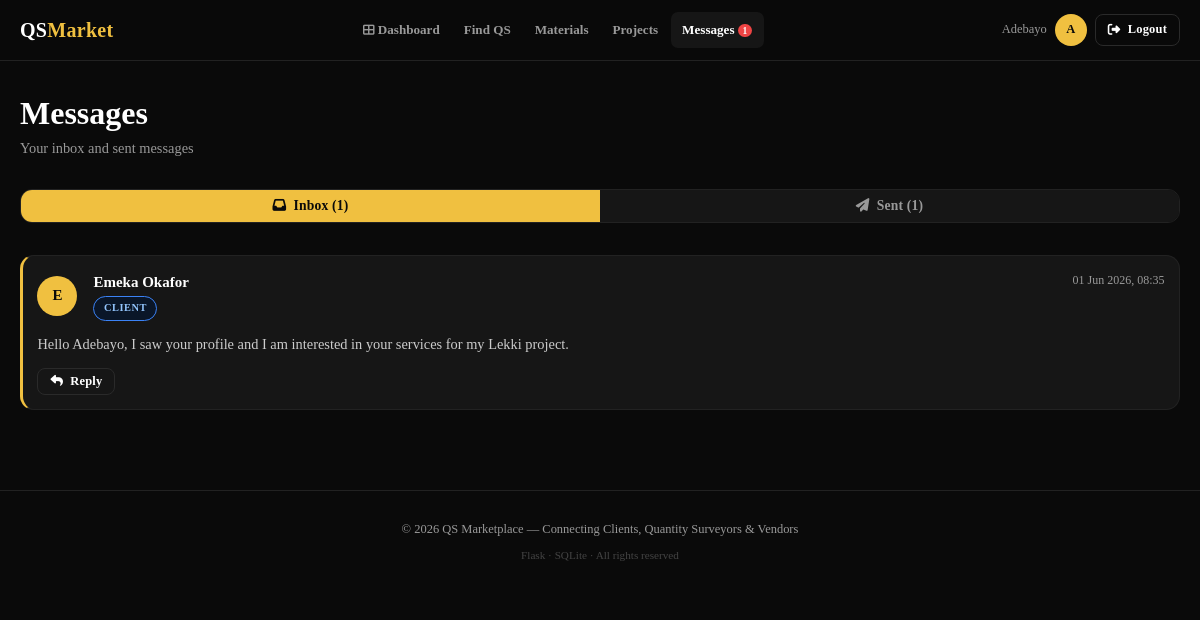
Screenshot of /messages (signed in) with the database file from the repository.
### app.py (models this page shows, shortened)
class User(UserMixin, db.Model):
    __tablename__ = 'users'
    id            = db.Column(db.Integer, primary_key=True)
    email         = db.Column(db.String(150), unique=True, nullable=False)
    password_hash = db.Column(db.String(255), nullable=False)
    role          = db.Column(db.String(20), nullable=False)   # admin/client/qs/vendor
    first_name    = db.Column(db.String(80))
    last_name     = db.Column(db.String(80))
    phone         = db.Column(db.String(30))
    location      = db.Column(db.String(120))
    bio           = db.Column(db.Text)
    avatar        = db.Column(db.String(200), default='default.png')
    status        = db.Column(db.String(20), default='pending')  # pending/active/suspended
    verified      = db.Column(db.Boolean, default=False)
    joined_at     = db.Column(db.DateTime, default=datetime.utcnow)
    last_login    = db.Column(db.DateTime)
    company_name      = db.Column(db.String(150))
    specialization    = db.Column(db.String(200))
    years_experience  = db.Column(db.Integer)
    certifications    = db.Column(db.Text)
    hourly_rate       = db.Column(db.Float)
    projects_posted   = db.relationship('Project', foreign_keys='Project.client_id', backref='client', lazy=True)
    bids              = db.relationship('Bid', backref='qs_user', lazy=True)
    materials         = db.relationship('Material', backref='vendor', lazy=True)
    sent_messages     = db.relationship('Message', foreign_keys='Message.sender_id', backref='sender', lazy=True)
    transactions      = db.relationship('Transaction', foreign_keys='Transaction.user_id', backref='user', lazy=True)
    @property
    def full_name(self): return f"{self.first_name or ''} {self.last_name or ''}".strip() or self.email

class Message(db.Model):
    __tablename__ = 'messages'
    id          = db.Column(db.Integer, primary_key=True)
    sender_id   = db.Column(db.Integer, db.ForeignKey('users.id'), nullable=False)
    receiver_id = db.Column(db.Integer, db.ForeignKey('users.id'), nullable=False)
    body        = db.Column(db.Text, nullable=False)
    read        = db.Column(db.Boolean, default=False)
    created_at  = db.Column(db.DateTime, default=datetime.utcnow)
    receiver    = db.relationship('User', foreign_keys=[receiver_id])

### app.py (the view)
@app.route('/messages')
@login_required
def messages():
    received = Message.query.filter_by(receiver_id=current_user.id).order_by(Message.created_at.desc()).all()
    sent     = Message.query.filter_by(sender_id=current_user.id).order_by(Message.created_at.desc()).all()
    Message.query.filter_by(receiver_id=current_user.id, read=False).update({'read': True})
    db.session.commit()
    return render_template('messages.html', received=received, sent=sent)

### app.py (called while the page is built)
@login_manager.user_loader
def load_user(uid): return User.query.get(int(uid))

def unread_count():
    if current_user.is_authenticated:
        return Message.query.filter_by(receiver_id=current_user.id, read=False).count()
    return 0

@app.context_processor
def inject_globals():
    return dict(unread=unread_count, now=datetime.utcnow())

### templates/messages.html (shortened to what this page needs)
{% extends 'base.html' %}
{% block content %}
<div class="main">
  <div class="page-header"><h1>Messages</h1><p>Your inbox and sent messages</p></div>
  <div style="display:flex;gap:0;border:1px solid var(--border);border-radius:12px;overflow:hidden;margin-bottom:2rem;">
    <button onclick="showTab('inbox')" id="tab-inbox" class="btn" style="flex:1;border-radius:0;border:none;background:var(--accent);color:var(--black);justify-content:center;">
      <i class="fa fa-inbox"></i> Inbox ({{ received|length }})
    </button>
    <button onclick="showTab('sent')" id="tab-sent" class="btn" style="flex:1;border-radius:0;border:none;background:var(--card);color:var(--grey);justify-content:center;">
      <i class="fa fa-paper-plane"></i> Sent ({{ sent|length }})
    </button>
  </div>
  <div id="pane-inbox">
    {% if received %}
    <div style="display:flex;flex-direction:column;gap:0.75rem;">
      {% for msg in received %}
      <div class="card card-sm" style="border-left:3px solid var(--accent);">
        <div class="flex justify-between items-start">
          <div class="flex items-center gap-2">
            <div style="width:40px;height:40px;border-radius:50%;background:var(--accent);color:var(--black);display:flex;align-items:center;justify-content:center;font-weight:700;flex-shrink:0;">
              {{ (msg.sender.first_name or msg.sender.email)[0].upper() }}
            </div>
            <div>
              <div style="font-weight:700;">{{ msg.sender.full_name }}</div>
              <div style="font-size:0.72rem;color:var(--grey);">
                <span class="badge badge-{{ msg.sender.role }}" style="font-size:0.65rem;">{{ msg.sender.role }}</span>
              </div>
            </div>
          </div>
          <div style="font-size:0.75rem;color:var(--grey);">{{ msg.created_at.strftime('%d %b %Y, %H:%M') }}</div>
        </div>
        <p style="margin-top:0.75rem;color:var(--light);font-size:0.9rem;line-height:1.6;">{{ msg.body }}</p>
        <div style="margin-top:0.75rem;">
          <button onclick="toggleReply('reply-{{ msg.id }}')" class="btn btn-outline btn-sm"><i class="fa fa-reply"></i> Reply</button>
        </div>
      </div>
      {% endfor %}
    </div>
    {% else %}<div class="card"><div class="empty"><i class="fa fa-inbox"></i><p>No messages yet.</p></div></div>{% endif %}
  </div>
</div>
{% endblock %}

### templates/base.html (shortened to what this page needs)
<!DOCTYPE html>
<html lang="en">
<head>
<link rel="stylesheet" href="https://cdnjs.cloudflare.com/ajax/libs/font-awesome/6.5.0/css/all.min.css">
</head>
<body>
<nav class="navbar">
  <div class="nav-inner">
    <a href="{{ url_for('index') }}" class="nav-logo">QS<span>Market</span></a>
    <div class="nav-links">
      {% if current_user.is_authenticated %}
      <a href="{{ url_for('dashboard') }}"
         {% if request.endpoint in ['dashboard','admin_dashboard'] %}class="active"{% endif %}>
        <i class="fa fa-th-large" style="font-size:0.72rem;"></i> Dashboard
      </a>
      {% endif %}
      <a href="{{ url_for('qs_directory') }}"
         {% if request.endpoint=='qs_directory' %}class="active"{% endif %}>Find QS</a>
      <a href="{{ url_for('materials') }}"
         {% if request.endpoint=='materials' %}class="active"{% endif %}>Materials</a>
      {% if current_user.is_authenticated %}
      <a href="{{ url_for('projects') }}"
         {% if request.endpoint in ['projects','project_detail','new_project'] %}class="active"{% endif %}>Projects</a>
      <a href="{{ url_for('messages') }}"
         {% if request.endpoint=='messages' %}class="active"{% endif %}>
        Messages{% set u=unread() %}{% if u>0 %}<span class="nav-badge">{{u}}</span>{% endif %}
      </a>
      {% endif %}
    </div>
    <div class="nav-user">
      {% if current_user.is_authenticated %}
      <span class="nav-name">{{ current_user.first_name or current_user.email.split('@')[0] }}</span>
      <a href="{{ url_for('profile') }}" class="nav-avatar" title="My Profile">
        {{ (current_user.first_name or current_user.email)[0].upper() }}
      </a>
      <a href="{{ url_for('logout') }}" class="btn btn-outline btn-sm" id="desk-logout">
        <i class="fa fa-sign-out-alt"></i> Logout
      </a>
      {% else %}
      <a href="{{ url_for('login') }}"    class="btn btn-outline btn-sm">Login</a>
      <a href="{{ url_for('register') }}" class="btn btn-primary btn-sm">Register</a>
      {% endif %}
    </div>
  </div>
</nav>
{% block content %}{% endblock %}
<footer>
  <div>© 2026 QS Marketplace — Connecting Clients, Quantity Surveyors &amp; Vendors</div>
  <div style="margin-top:0.35rem;opacity:0.4;font-size:0.7rem;">Flask · SQLite · All rights reserved</div>
</footer>
</body>
</html>

### templates/base.html (style rules this page uses)
:root { --black:#0a0a0a; --dark:#111111; --card:#161616; --border:#222222; --border2:#2a2a2a; --white:#ffffff; --grey:#999999; --light:#cccccc; --accent:#f0c040; --accent2:#e8a020; --green:#22c55e; --red:#ef4444; --blue:#3b82f6; --orange:#f97316; --purple:#a855f7; --font:'Times New Roman',Times,Georgia,serif; --nav-h:60px; }
* { margin:0;padding:0;box-sizing:border-box; }
html { scroll-behavior:smooth;overflow-x:hidden; }
body { background:var(--black);color:var(--white); font-family:var(--font);min-height:100vh; line-height:1.7;font-size:15px;overflow-x:hidden; }
a { color:inherit;text-decoration:none; }
h1,h2,h3,h4,h5 { font-family:var(--font);line-height:1.25; }
.navbar { position:sticky;top:0;z-index:1000; background:rgba(10,10,10,0.97); backdrop-filter:blur(20px);-webkit-backdrop-filter:blur(20px); border-bottom:1px solid var(--border); width:100%; }
.nav-inner { max-width:1280px;margin:0 auto; display:flex;align-items:center;justify-content:space-between; height:var(--nav-h);padding:0 1.25rem;gap:0.5rem; }
.nav-logo { font-family:var(--font);font-weight:900; font-size:1.25rem;letter-spacing:0.3px;white-space:nowrap;flex-shrink:0; }
.nav-logo span { color:var(--accent); }
.nav-links { display:flex;align-items:center;gap:0.1rem;flex-wrap:nowrap; }
.nav-links a { padding:0.4rem 0.7rem;border-radius:7px; font-size:0.82rem;font-weight:600;color:var(--grey); transition:all 0.2s;white-space:nowrap; }
.nav-links a:hover,.nav-links a.active { color:var(--white);background:var(--card); }
.nav-badge { background:var(--red);color:#fff;border-radius:99px; font-size:0.6rem;padding:1px 5px;margin-left:3px; }
.nav-user { display:flex;align-items:center;gap:0.5rem;flex-shrink:0; }
.nav-avatar { width:32px;height:32px;border-radius:50%; background:var(--accent);color:var(--black); display:flex;align-items:center;justify-content:center; font-weight:800;font-size:0.78rem;cursor:pointer;flex-shrink:0; }
.nav-name { font-size:0.78rem;color:var(--grey);white-space:nowrap; }
.btn { display:inline-flex;align-items:center;gap:0.45rem; padding:0.5rem 1.1rem;border-radius:8px; font-size:0.85rem;font-weight:700;cursor:pointer; border:none;transition:all 0.2s; font-family:var(--font);letter-spacing:0.2px;white-space:nowrap; }
.btn-outline { background:transparent;color:var(--white);border:1px solid var(--border2); }
.btn-sm { padding:0.3rem 0.75rem;font-size:0.78rem; }
.main { max-width:1280px;margin:0 auto;padding:2rem 1.25rem; }
.card { background:var(--card);border:1px solid var(--border);border-radius:14px;padding:1.5rem; }
.card-sm { padding:0.9rem; }
.badge { display:inline-flex;align-items:center;gap:0.25rem; padding:0.18rem 0.6rem;border-radius:99px; font-size:0.7rem;font-weight:700; text-transform:uppercase;letter-spacing:0.5px; font-family:var(--font);white-space:nowrap; }
.badge-client { background:#0a1628;color:#93c5fd;border:1px solid var(--blue); }
.page-header { margin-bottom:1.75rem; }
.page-header h1 { font-size:clamp(1.5rem,3vw,2rem);font-weight:900;margin-bottom:0.2rem; }
.page-header p { color:var(--grey);font-size:0.9rem; }
footer { border-top:1px solid var(--border);padding:1.75rem 1.25rem; text-align:center;color:var(--grey); font-size:0.78rem;margin-top:3rem;font-family:var(--font); }
.flex { display:flex; }
.items-center { align-items:center; }
.justify-between { justify-content:space-between; }
.gap-2 { gap:1rem; }

### rows the page displays
User: first_name "Adebayo", first_name "A"
Message: sender.full_name "Emeka Okafor", sender.role "CLIENT", created_at "01 Jun 2026, 08:35", body "Hello Adebayo, I saw your profile and I am interested in your services for my Lekki project."
User: first_name "E"

### other values shown
{{ u }} "1"
{{ received|length }} "1"
{{ sent|length }} "1"
